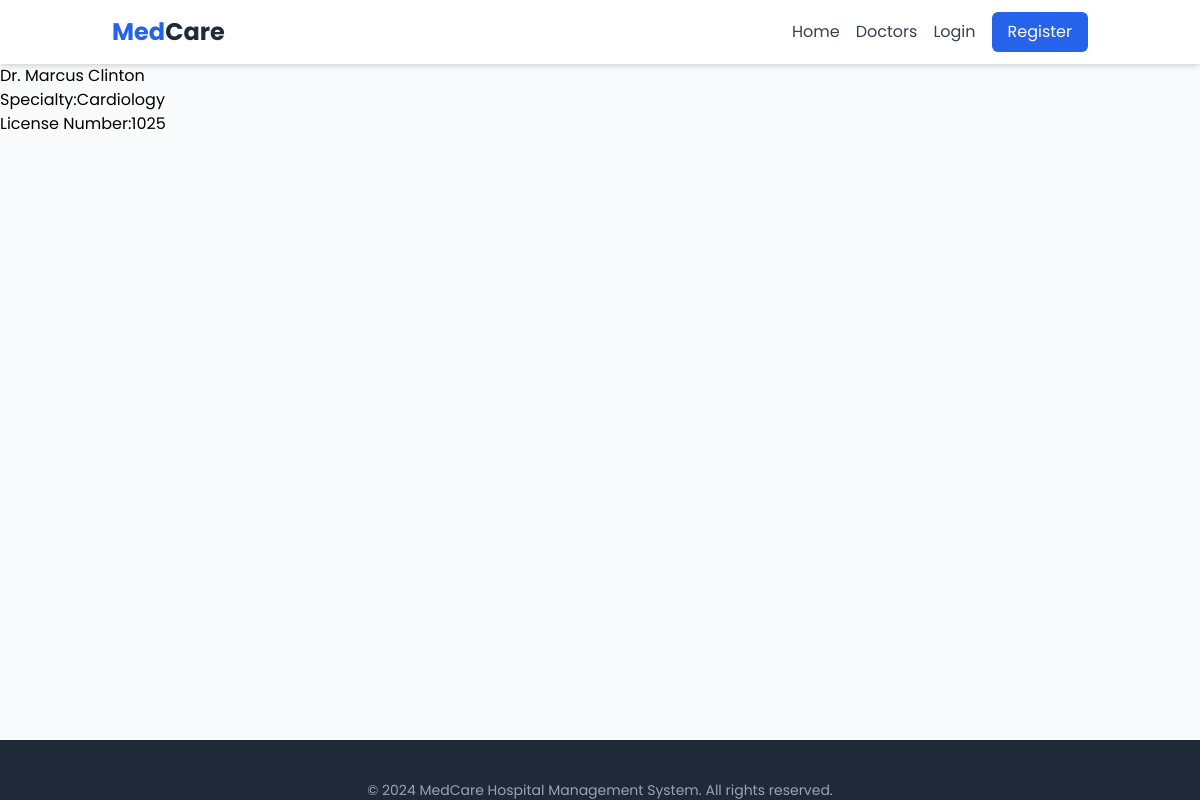
The page /doctors/1/ on the database its author committed.
### hms/models.py (models this page shows, shortened)
class Doctor(models.Model):
    user = models.OneToOneField(User, on_delete=models.CASCADE)
    specialty = models.CharField(max_length=100, blank=True, null=True)
    license_number = models.CharField(max_length=50)

### hms/views.py (the view)
# urls.py: path('doctors/<int:pk>/', views.DoctorDetailView.as_view(), name='doctor_detail'),
class DoctorDetailView(DetailView):
    model = Doctor
    template_name = 'hms/doctor_detail.html'
    context_object_name = 'doctor'

### templates/hms/doctor_detail.html
{% extends 'hms/base.html' %}
{%  block content %}
    <h2>Dr. {{  doctor.user.get_full_name }}</h2>
    <p>Specialty:{{ doctor.specialty|default:"not specified" }}</p>
    <p>License Number:{{ doctor.license_number }}</p>
{% endblock %}

### templates/hms/base.html (style rules this page uses)
body { font-family: 'Poppins', sans-serif; }

### rows shown on the page
Doctor: user.get_full_name "Marcus Clinton", specialty "Cardiology", license_number "1025"
